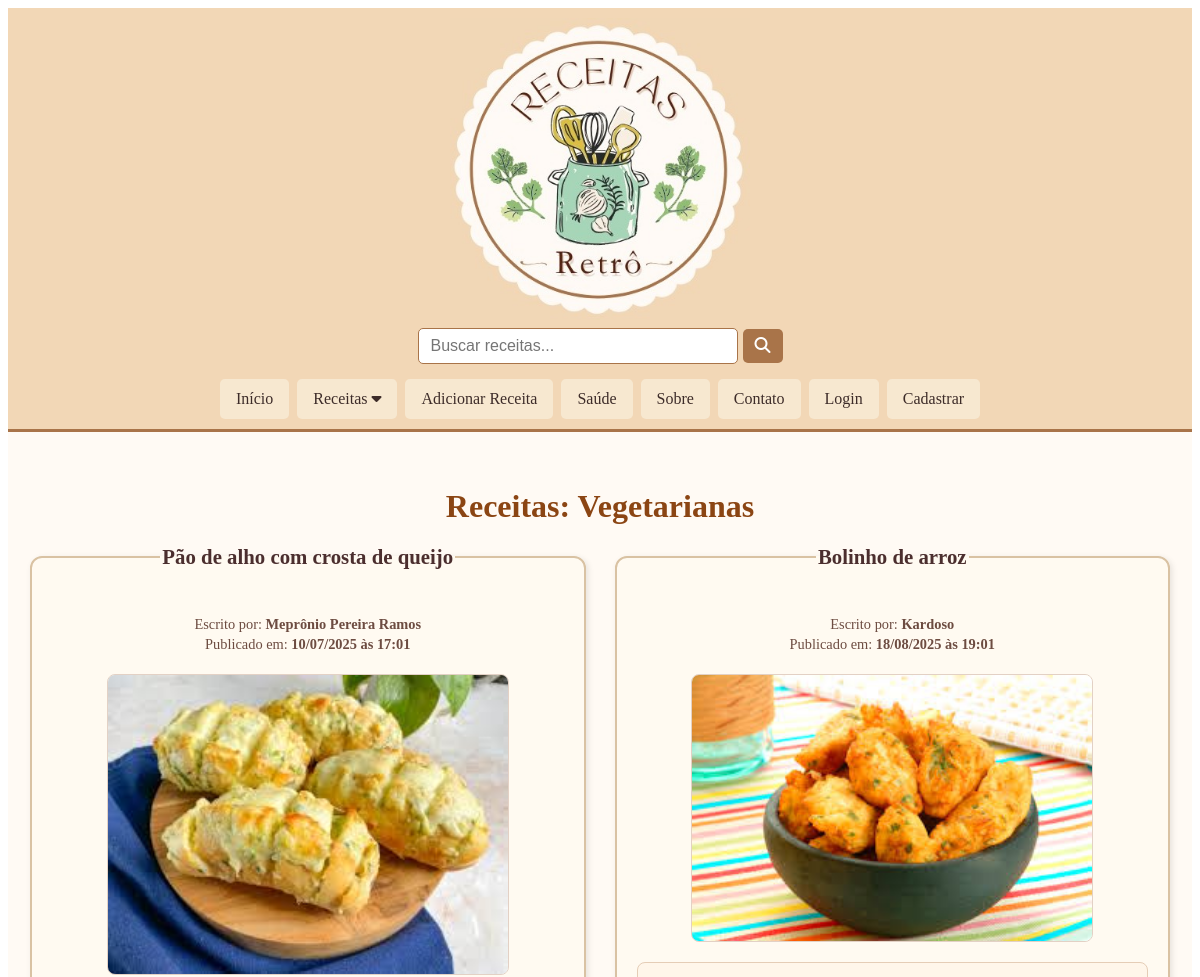
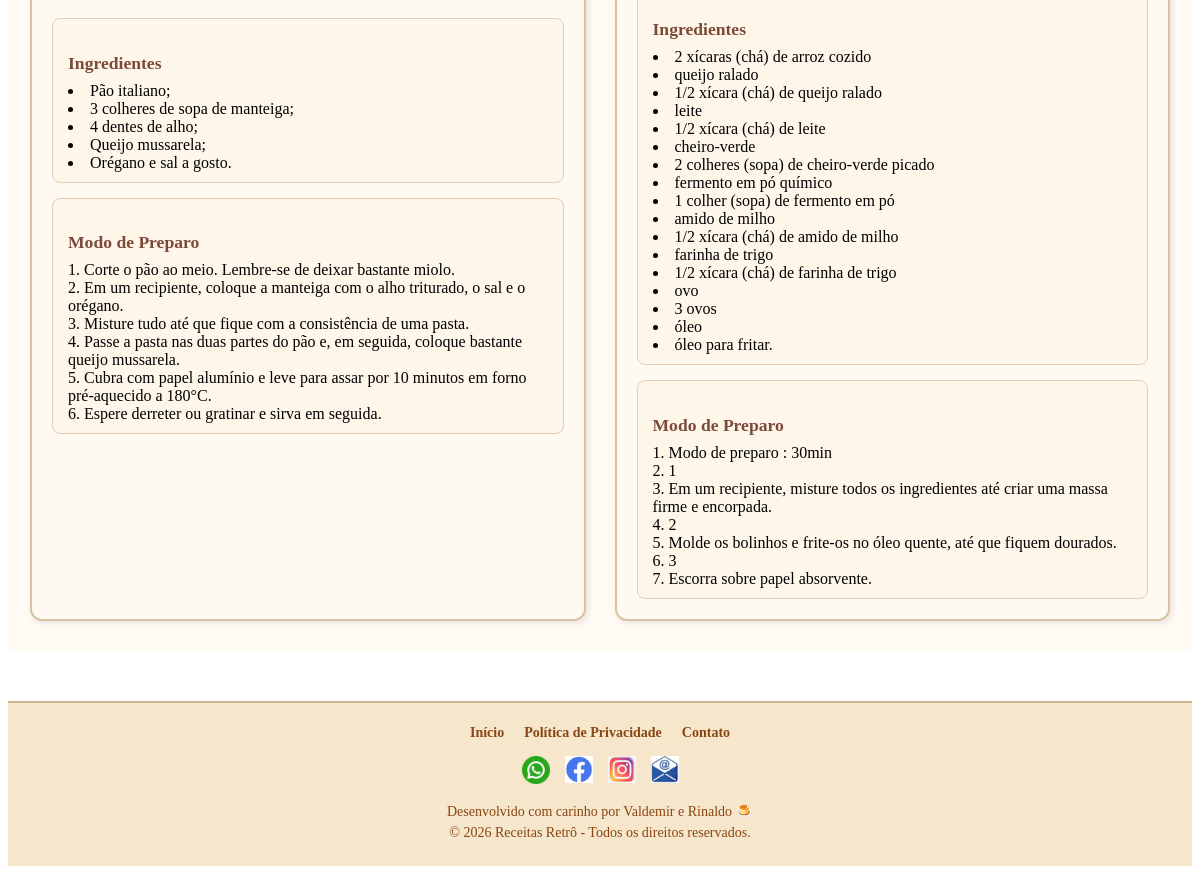
Screenshot of /paginas/categoria.php?cat=vegetarianas with the database file from the repository (2 pictures, top to bottom).
### tables this page shows
CREATE TABLE `receitas` (
  `id` int(11) NOT NULL,
  `titulo` varchar(150) NOT NULL,
  `descricao` text NOT NULL,
  `ingredientes` text NOT NULL,
  `modo_preparo` text NOT NULL,
  `imagem` varchar(255) DEFAULT NULL,
  `categoria_id` int(11) DEFAULT NULL,
  `usuario_id` int(11) DEFAULT NULL,
  `aprovado` tinyint(1) DEFAULT '0',
  `criado_em` timestamp NULL DEFAULT CURRENT_TIMESTAMP,
  `status` enum('pendente','liberado') DEFAULT 'pendente'
);

CREATE TABLE `usuarios` (
  `id` int(11) NOT NULL,
  `nome` varchar(100) NOT NULL,
  `email` varchar(100) NOT NULL,
  `telefone` varchar(20) DEFAULT NULL,
  `senha` varchar(255) NOT NULL,
  `tipo` enum('usuario','admin') DEFAULT 'usuario',
  `ativo` tinyint(1) DEFAULT '0',
  `criado_em` timestamp NULL DEFAULT CURRENT_TIMESTAMP,
  `status` varchar(20) DEFAULT 'pendente'
);

### paginas/categoria.php (the view, shortened to what this page needs)
<?php
include_once '../includes/conexao.php';
include_once '../includes/header.php';
if (isset($_GET['cat'])) {
    $categoria = $_GET['cat'];
    $stmtCategoria = $conn->prepare("SELECT id FROM categorias WHERE nome = ?");
    $stmtCategoria->bind_param("s", $categoria);
    $stmtCategoria->execute();
    $resultCategoria = $stmtCategoria->get_result();
    if ($resultCategoria->num_rows > 0) {
        $categoriaRow = $resultCategoria->fetch_assoc();
        $categoriaId = $categoriaRow['id'];
        $stmtReceitas = $conn->prepare("SELECT r.*, u.nome AS autor_nome
                                         FROM receitas r
                                         JOIN usuarios u ON r.usuario_id = u.id
                                         WHERE r.categoria_id = ? AND r.status = 'liberado'");
        $stmtReceitas->bind_param("i", $categoriaId);
        $stmtReceitas->execute();
        $resultReceitas = $stmtReceitas->get_result();
    } else {
        echo "<p style='padding:20px;'>Categoria não encontrada.</p>";
        exit;
    }
} else {
    echo "<p style='padding:20px;'>Categoria não especificada.</p>";
    exit;
}
?>
<body>
<main class="container pagina-categoria">
    <h2 class="titulo-categoria">Receitas: <?php echo htmlspecialchars(ucfirst($categoria)); ?></h2>
    <div class="grid-receitas">
        <?php
        while ($receita = $resultReceitas->fetch_assoc()) {
        ?>
            <fieldset class="card-receita">
                <legend class="receita-titulo">
                    <?php
                    echo htmlspecialchars($receita['titulo']);
                    ?>
                </legend>
                <p class="autor-receita">
                    Escrito por: <strong><?php echo htmlspecialchars($receita['autor_nome']); ?></strong><br>
                    Publicado em: <strong><?php echo date('d/m/Y \à\s H:i', strtotime($receita['criado_em'])); ?></strong>
                </p>
                <img src="<?php echo htmlspecialchars($receita['imagem']); ?>"
                     alt="Imagem da receita <?php echo htmlspecialchars($receita['titulo']); ?>">
                <section class="receita-conteudo">
                    <div class="receita-bloco">
                        <h4>Ingredientes</h4>
                        <ul class="lista-ingredientes">
                            <?php
                            $ingredientes = explode("\n", $receita['ingredientes']);
                            foreach ($ingredientes as $item) {
                                echo "<li>" . htmlspecialchars(trim($item)) . "</li>";
                            }
                            ?>
                        </ul>
                    </div>
                    <div class="receita-bloco">
                        <h4>Modo de Preparo</h4>
                        <ol class="lista-preparo">
                            <?php
                            $preparo = explode("\n", $receita['modo_preparo']);
                            foreach ($preparo as $passo) {
                                echo "<li>" . htmlspecialchars(trim($passo)) . "</li>";
                            }
                            ?>
                        </ol>
                    </div>
                </section>
                </fieldset>
        <?php }  ?>
    </div>
</main>
</body>
<?php
include_once('../includes/footer.php');
?>

### assets/css/categoria.css (style rules this page uses)
.pagina-categoria { padding: 30px 20px; background-color: #fffaf4; max-width: 1200px; margin: 0 auto; box-sizing: border-box; }
.titulo-categoria { font-size: 2rem; color: #8B4513; margin-bottom: 20px; text-align: center; font-family: 'Georgia', serif; }
.grid-receitas { display: grid; grid-template-columns: repeat(auto-fit, minmax(300px, 1fr)); gap: 25px; justify-content: center; }
.card-receita { background-color: #fffaf1; border: 2px solid #d9c2a3; border-radius: 12px; padding: 20px; box-shadow: 2px 2px 6px rgba(0,0,0,0.1); display: flex; flex-direction: column; box-sizing: border-box; }
.receita-titulo { font-size: 1.3rem; color: #4b2e2e; margin-bottom: 10px; font-weight: bold; text-align: center; }
.autor-receita { font-size: 0.9rem; color: #6d4c41; margin-bottom: 10px; line-height: 1.4; text-align: center; }
.card-receita img { width: 100%; object-fit: cover; border-radius: 8px; margin: 10px 0; border: 1px solid #e3d1c5; height: auto; max-width: 400px; display: block; margin-left: auto; margin-right: auto; }
.receita-conteudo { margin-top: 10px; display: flex; flex-direction: column; gap: 15px; flex-grow: 1; }
.receita-bloco { background-color: #fff6ea; border: 1px solid #e5cdb6; padding: 10px 15px; border-radius: 8px; }
.receita-bloco h4 { font-size: 1.1rem; color: #7b4b3a; margin-bottom: 8px; }
.lista-ingredientes { list-style: disc inside; padding-left: 0; margin: 0; }
.lista-preparo { list-style: decimal inside; padding-left: 0; margin: 0; }

### rows the page displays
receitas: titulo "Pão de alho com crosta de queijo", usuario.nome "Meprônio Pereira Ramos", criado_em "10/07/2025 às 17:01", imagem (picture), ingredientes "Pão italiano;", ingredientes "3 colheres de sopa de manteiga;", ingredientes "4 dentes de alho;", ingredientes "Queijo mussarela;", ingredientes "Orégano e sal a gosto.", modo_preparo "Corte o pão ao meio. Lembre-se de deixar bastante miolo.", modo_preparo "Em um recipiente, coloque a manteiga com o alho triturado, o sal e o orégano.", modo_preparo "Misture tudo até que fique com a consistência de uma pasta.", modo_preparo "Passe a pasta nas duas partes do pão e, em seguida, coloque bastante queijo mussarela.", modo_preparo "Cubra com papel alumínio e leve para assar por 10 minutos em forno pré-aquecido a 180°C.", modo_preparo "Espere derreter ou gratinar e sirva em seguida."
receitas: titulo "Bolinho de arroz", usuario.nome "Kardoso", criado_em "18/08/2025 às 19:01", imagem (picture), ingredientes "2 xícaras (chá) de arroz cozido", ingredientes "queijo ralado", ingredientes "1/2 xícara (chá) de queijo ralado", ingredientes "leite", ingredientes "1/2 xícara (chá) de leite", ingredientes "cheiro-verde", ingredientes "2 colheres (sopa) de cheiro-verde picado", ingredientes "fermento em pó químico", ingredientes "1 colher (sopa) de fermento em pó", ingredientes "amido de milho", ingredientes "1/2 xícara (chá) de amido de milho", ingredientes "farinha de trigo", ingredientes "1/2 xícara (chá) de farinha de trigo", ingredientes "ovo", ingredientes "3 ovos", ingredientes "óleo", ingredientes "óleo para fritar.", modo_preparo "Modo de preparo : 30min", modo_preparo "1", modo_preparo "Em um recipiente, misture todos os ingredientes até criar uma massa firme e encorpada.", modo_preparo "2", modo_preparo "Molde os bolinhos e frite-os no óleo quente, até que fiquem dourados.", modo_preparo "3", modo_preparo "Escorra sobre papel absorvente."

### other values shown
$categoria "Vegetarianas"
